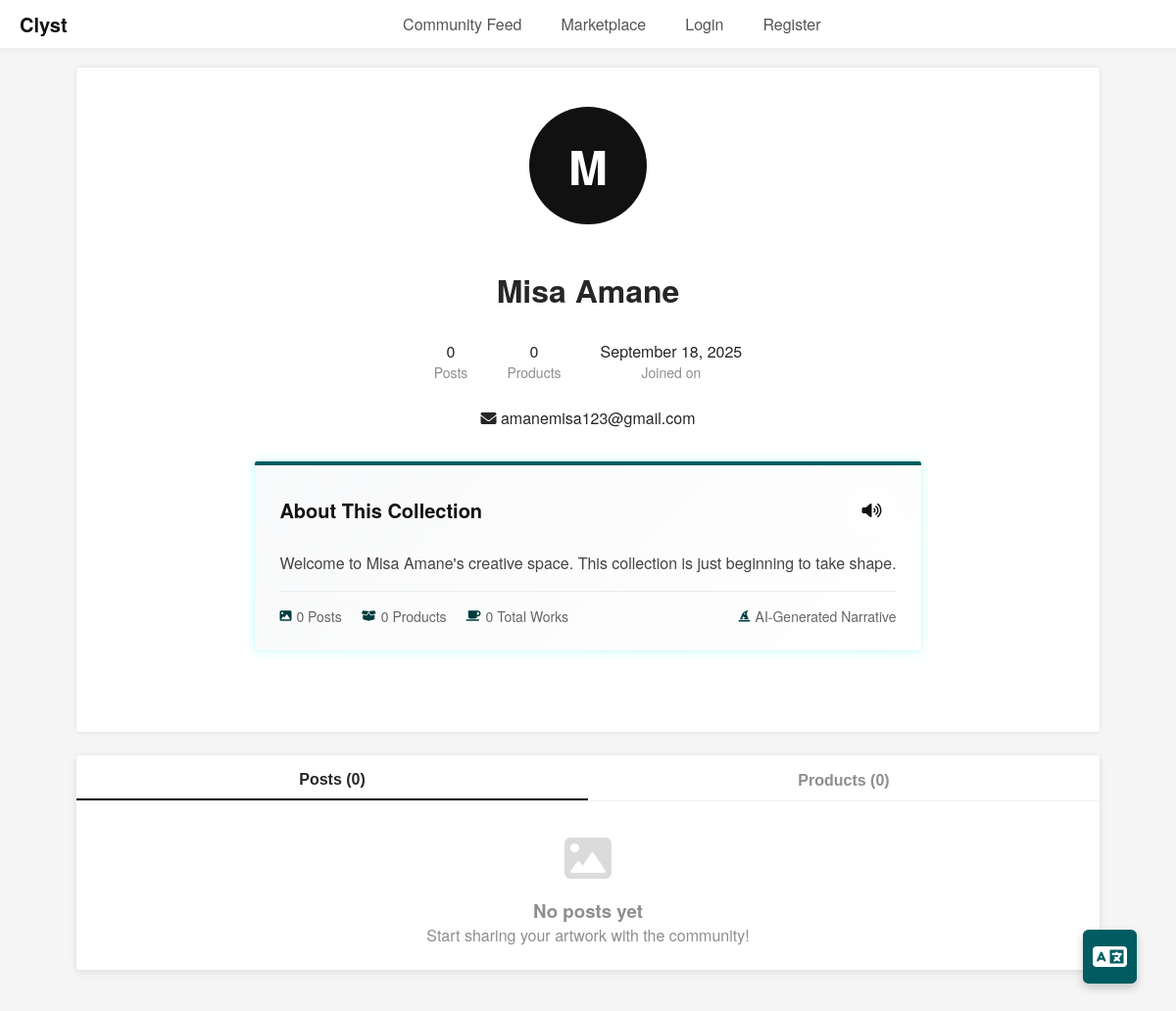
The page /profile/2 on the database its author committed.
### app.py (models this page shows)
class User(UserMixin, db.Model):
    __tablename__ = 'users'
    id: Mapped[int] = mapped_column(db.Integer, primary_key=True, autoincrement=True)
    name: Mapped[Optional[str]] = mapped_column(db.String(100))
    email: Mapped[Optional[str]] = mapped_column(db.String(100), unique=True)
    password_hash: Mapped[Optional[str]] = mapped_column(db.String(255))
    phone: Mapped[Optional[str]] = mapped_column(db.String(20))
    location: Mapped[Optional[str]] = mapped_column(db.String(150))
    created_at: Mapped[Optional[str]] = mapped_column(db.String(250))
    posts = relationship("Posts", back_populates="artist")
    products = relationship("Product", back_populates="artist")

### app.py (the view, shortened to what this page needs)
@app.route("/profile/<int:user_id>")
def view_profile(user_id):
    user = db.get_or_404(User, user_id)
    user_posts = db.session.execute(db.select(Posts).where(Posts.artist_id == user_id)).scalars().all()
    user_products = db.session.execute(db.select(Product).where(Product.artist_id == user_id)).scalars().all()
    from ai import generate_enhanced_portfolio_narrative
    posts_data = []
    products_data = []
    portfolio_narrative = generate_enhanced_portfolio_narrative(
        artist_name=user.name,
        posts=posts_data,
        products=products_data,
        user_location=user.location
    )
    return render_template("profile.html",
                         current_user=current_user,
                         profile_user=user,
                         posts=user_posts,
                         products=user_products,
                         portfolio_narrative=portfolio_narrative)

### ai.py (called while the page is built, shortened)
def generate_enhanced_portfolio_narrative(artist_name: str, posts: List[Dict], products: List[Dict], user_location: str = None) -> str:
    if not posts and not products:
        return f"Welcome to {artist_name}'s creative space. This collection is just beginning to take shape."

### templates/profile.html (shortened to what this page needs)
<!DOCTYPE html>
<html lang="en">
  <head>
    <link
      href="https://cdnjs.cloudflare.com/ajax/libs/font-awesome/6.0.0/css/all.min.css"
      rel="stylesheet"
    />
    <link rel="stylesheet" href="../static/css/styles.css">
    <link rel="stylesheet" href="../static/css/profile.css" />
  </head>
  <body>
    <nav id="topNav">
      <div class="nav">
      <div class="nav-left">
        <a
          href="{{ url_for('home') }}"
          style="text-decoration: none; color: inherit"
          >Clyst</a
        >
      </div>
      <div class="nav-center" id="navLinks">
        <a href="{{ url_for('home') }}">Community Feed</a>
        <a href="{{ url_for('products_page') }}">Marketplace</a>
        {% if current_user.is_authenticated %}
        <a href="{{ url_for('logout') }}">Logout</a>
        {% else %}
        <a href="{{ url_for('login') }}">Login</a>
        <a href="{{ url_for('register') }}">Register</a>
        {% endif %}
      </div>
</div>
    </nav>
    <div class="container">
      <div class="main-content">
        <div class="profile-header">
          <div class="profile-avatar">
            {% if profile_user %} {{ profile_user.name[0].upper() }} {% else %}
            {{ current_user.name[0].upper() }} {% endif %}
          </div>
          <h1 class="profile-name">
            {% if profile_user %} {{ profile_user.name }} {% else %} {{
            current_user.name }} {% endif %}
          </h1>
          <div class="profile-info">
            <div class="info-item">
              <div class="info-value">{{ posts|length }}</div>
              <div class="info-label">Posts</div>
            </div>
            <div class="info-item">
              <div class="info-value">{{ products|length }}</div>
              <div class="info-label">Products</div>
            </div>
            <div class="info-item">
              <div class="info-value">
                {% if profile_user %} {{ profile_user.created_at }} {% else %}
                {{ current_user.created_at }} {% endif %}
              </div>
              <div class="info-label">Joined on</div>
            </div>
          </div>
          <div class="profile-bio">
            {% if profile_user %} {% if profile_user.email %}
            <p><i class="fa-solid fa-envelope"></i> {{ profile_user.email }}</p>
            {% endif %} {% endif %}
          </div>
          {% if portfolio_narrative %}
          <div class="portfolio-narrative">
            <div class="narrative-header">
              <h3>
                About This Collection
              </h3>
              <button
                id="speakNarrative"
                class="speak-btn"
                title="Listen to Artist Story"
              >
                <i class="fa-solid fa-volume-high"></i>
              </button>
            </div>
            <p id="narrativeText">{{ portfolio_narrative }}</p>
            <div class="narrative-meta">
              <div class="narrative-stats">
                <div class="narrative-stat">
                  <i class="fa-solid fa-image"></i>
                  <span>{{ posts|length }} Posts</span>
                </div>
                <div class="narrative-stat">
                  <i class="fa-solid fa-box-open"></i>
                  <span>{{ products|length }} Products</span>
                </div>
                <div class="narrative-stat">
                  <i class="fa-solid fa-mug-saucer"></i>
                  <span
                    >{{ (posts|length + products|length) }} Total Works</span
                  >
                </div>
              </div>
              <div class="narrative-stat">
                <i class="fa-solid fa-hat-wizard"></i>
                <span>AI-Generated Narrative</span>
              </div>
            </div>
          </div>
          {% endif %}
        </div>
        <div class="content-tabs">
          <div class="tab-nav">
            <button class="tab-button active" onclick="showTab('posts')">
              Posts ({{ posts|length }})
            </button>
            <button class="tab-button" onclick="showTab('products')">
              Products ({{ products|length }})
            </button>
          </div>
          <div class="tab-content">
            <div id="posts-tab" class="tab-panel">
              {% if posts %}
              <div class="posts-grid">
                {% for post in posts %}
                <div class="post-item">
                  <button
                    class="btn say-aloud-btn"
                    onclick="sayAloud({title: '{{ post.post_title }}', artist: '{{ post.artist.name }}', price: '{{ post.price }}', description: '{{ post.description | default('No description available') }}' })"
                    title="Say Aloud"
                  >
                    <i class="fa-solid fa-volume-high"></i>
                  </button>
                  {% if current_user.is_authenticated and current_user.id ==
                  post.artist_id %}
                  <button
                    class="btn btn-danger post-delete-btn"
                    onclick="if(confirm('Delete this post?')) window.location.href='{{ url_for('delete_posts', post_id=post.post_id) }}'"
                    title="Delete Post"
                  >
                    <i class="fas fa-trash"></i>
                  </button>
                  {% endif %} {% if post.media_url %}
                  <img
                    src="{{ post.media_url }}"
                    alt="{{ post.post_title }}"
                    class="item-image"
                  />
                  {% else %}
                  <div class="item-image placeholder">
                    <i class="fas fa-image"></i>
                  </div>
                  {% endif %}
                  <div class="item-content">
                    <h3 class="item-title">{{ post.post_title }}</h3>
                    <p class="item-description">
                      {{ post.description[:100] }}{% if post.description|length
                      > 100 %}...{% endif %}
                    </p>
                    <div class="item-actions">
                      <span class="info-value">{{ post.created_at }}</span>
                    </div>
                  </div>
                  <button
                    class="share-btn"
                    onclick="copyToClipboard(window.location.host + '{{ url_for('home') }}?q={{ post.post_title }}+{{ post.artist.name }}')"
                  >
                    <i class="fa-solid fa-link"></i>
                  </button>
                </div>
                {% endfor %}
              </div>
              {% else %}
              <div class="empty-state">
                <i class="fas fa-image"></i>
                <h3>No posts yet</h3>
                <p>Start sharing your artwork with the community!</p>
              </div>
              {% endif %}
            </div>
          </div>
        </div>
      </div>
    </div>
    <button
      id="translateButton"
      onclick="googleTranslateElementInit()"
      class="translate-btn"
    >
      <i class="fa-solid fa-language"></i>
    </button>
  </body>
</html>

### static/css/styles.css (style rules this page uses)
* { margin: 0; padding: 0; box-sizing: border-box; }
:root { --nav-pad-y: 10px; --nav-pad-x: 20px; --gap: 20px; --accent: #111; --muted: #555; --bg: #f5f5f5; --card: #fff; }
body { background: var(--bg); color: #262626; font-family: "Helvetica Neue", Helvetica, Arial, sans-serif; }
.container { display: flex; flex-direction: column; max-width: 1200px; margin: 0 auto; }
h1 { text-align: center; margin-top: 24px; }
nav#topNav { position: sticky; top: 0; z-index: 1000; background: #fff; box-shadow: 0 2px 6px rgba(0, 0, 0, 0.05); padding: var(--nav-pad-y) var(--nav-pad-x); display: flex; flex-direction: column; justify-content: flex-start; align-items: center; column-gap: var(--gap); }
.nav { display: flex; align-items: center; justify-content: space-between; width: 100%; }
.nav-left { display: flex; align-items: center; gap: 10px; font-weight: 700; font-size: 20px; color: var(--accent); }
.nav-left a { text-decoration: none; color: inherit; }
.nav-center { grid-column: 2; justify-self: center; display: flex; gap: 40px; }
.nav-center a { text-decoration: none; color: var(--muted); font-size: 16px; transition: color 0.2s; }
.fab, .translate-btn { position: fixed; right: 40px; width: 55px; height: 55px; border: none; border-radius: 0.2em; display: flex; justify-content: center; align-items: center; box-shadow: 0 4px 10px rgba(0, 0, 0, 0.2); cursor: pointer; transition: background 0.2s, transform 0.2s; z-index: 200; text-decoration: none; }
.translate-btn { bottom: 100px; background: #005c61; color: #fff; font-size: 28px; }
.main-content { display: flex; flex-direction: column; align-items: center; flex: 1; padding: 20px; }
.empty-state { text-align: center; padding: 10px 20px 0; color: #8e8e8e; }
.empty-state i { font-size: 48px; margin-bottom: 16px; color: #dbdbdb; }

### rows shown on the page
User: name "M", name "Misa Amane", created_at "September 18, 2025", email "amanemisa123@gmail.com"

### other values the page prints
{{ posts|length }} "0"
{{ products|length }} "0"
{{ portfolio_narrative }} "Welcome to Misa Amane's creative space. This collection is just beginning to take shape."
{{ (posts|length + products|length) }} "0"
